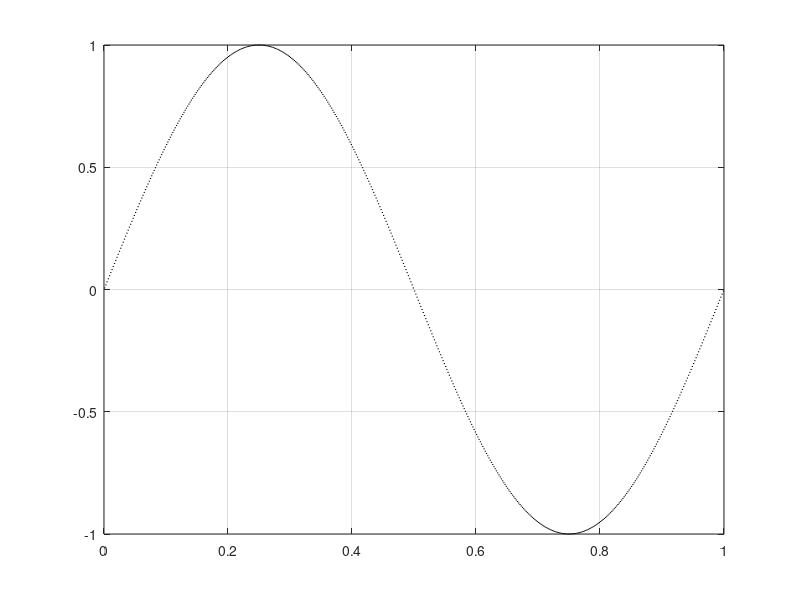

The MATLAB source for this figure: (Note: this script raises an error after producing the figure.)
clc
clear
close all

%%
N = 500;
x = linspace(0, 1, N+1);
dx = x(2:end) - x(1:end-1);
u_int = -1/(2*pi) * cos(2*pi*x);
u0 = (u_int(2:end)-u_int(1:end-1))./dx;
u = u0;
fluxes = {'Constant', 'Upwind', 'Lax-Wendroff', 'Fromm'};
[ind, ~] = listdlg('ListString', fluxes, 'SelectionMode', 'single', 'PromptString', 'Flux Reconstruction Scheme');
if ind == 1
    handler = @ddtFiniteVolume;
elseif ind == 2
    handler = @ddtFiniteVolumeUpwind;
elseif ind == 3
    handler = @ddtFiniteVolumeLW;
elseif ind == 4
    handler = @ddtFiniteVolumeFromm;
end
figure(2)
plot([x(1:end-1); x(2:end)], [u; u], 'k');
grid on
dt = 0.005;
T = 1;
t_end = 0;

uplot = NaN(N, T/dt);
uplot(:, 1) = u';
j = 2;

for t = dt : dt : T
    [~, u] = ode45(handler, [0, dt/2], u);
    u = u(end, :);
    [~, u] = ode45(@ddtFiniteVolume, [0, dt/2], u);
    u = u(end, :);
    uplot(:, j) = u;
    figure(2)
    plot([x(1:end-1); x(2:end)], [u; u], 'k');
    ylim([-1.5, 1.5]);
    xlabel('x'); ylabel('u(x,t)'); 
    grid on
    t_end = t_end + dt;
    title(['Burgers equation at t = ', num2str(t_end)]);
    drawnow;
    j = j + 1;
end

figure
xplot = dx(1)/2:dx(1):1-dx(1)/2;
tplot = 0:dt:T;
surf(tplot, xplot, uplot,'EdgeColor','none')
xlabel('t'); ylabel('x', 'Rotation', 0); title('u(x,t)'); colorbar;
title('u(x, t) in space and time')
view(2)

function [dudt] = ddtFiniteVolume(~, u)
    N = length(u); % cell number
    x = linspace(0, 1, N+1); % grid
    dx = x(2:end) - x(1:end-1); % cell length
    f = u.^2/2; % Flux    
    fL = f(1:end-1);
    fR = f(2:end);
    ul_gt_ur = u(1:end-1) - u(2:end) > 0;
    f_int = max(fL, fR).* ul_gt_ur + min(fL, fR) .* (~ul_gt_ur);        
    f_int = [0; f_int; 0];
    dudt = (f_int(1:end-1) - f_int(2:end))./dx';
end

function [dudt] = ddtFiniteVolumeUpwind(~, u)
    N = length(u);
    x = linspace(0, 1, N+1);
    dx = x(2:end) - x(1:end-1);
    u_plus = u(2:end) - 0.5*(u(2:end) - u(1:end-1));
    u_minus = [u(1) + 0.5*u(1); u(2:end-1) + 0.5*(u(2:end-1) - u(1:end-2))];  
    fL = u_minus.^2/2;
    fR = u_plus.^2/2;
    ul_gt_ur = u_minus - u_plus > 0;
    f_int = max(fL, fR).* ul_gt_ur + min(fL, fR) .* (~ul_gt_ur);        
    f_int = [0; f_int; 0];
    dudt = (f_int(1:end-1) - f_int(2:end))./(dx)';
end

function [dudt] = ddtFiniteVolumeLW(~, u)
    N = length(u); % cell number
    x = linspace(0, 1, N+1); % grid
    dx = x(2:end) - x(1:end-1); % cell length
    u_plus = [u(2:end-1) - 0.5*(u(3:end) - u(2:end-1)); u(end) + 0.5*u(end)];
    u_minus = u(1:end-1) + 0.5*(u(2:end) - u(1:end-1));
    fL = u_minus.^2/2;
    fR = u_plus.^2/2;
    ul_gt_ur = u_minus - u_plus > 0;
    f_int = max(fL, fR).* ul_gt_ur + min(fL, fR) .* (~ul_gt_ur);        
    f_int = [0; f_int; 0];
    dudt = (f_int(1:end-1) - f_int(2:end))./dx';
end


function [dudt] = ddtFiniteVolumeFromm(~, u)
    N = length(u); % cell number
    x = linspace(0, 1, N+1); % grid
    dx = x(2:end) - x(1:end-1); % cell length
    u_minus = [u(1) + 0.25*u(2); u(2:end-1) + 0.25*(u(3:end)-u(1:end-2))];
    u_plus = [u(2:end-1) - 0.25*(u(3:end)-u(1:end-2)); u(end) + 0.25*u(end-1)];
    fL = u_minus.^2/2;
    fR = u_plus.^2/2;
    ul_gt_ur = u_minus - u_plus > 0;
    f_int = max(fL, fR).* ul_gt_ur + min(fL, fR) .* (~ul_gt_ur);        
    f_int = [0; f_int; 0];
    dudt = (f_int(1:end-1) - f_int(2:end))./dx';
end